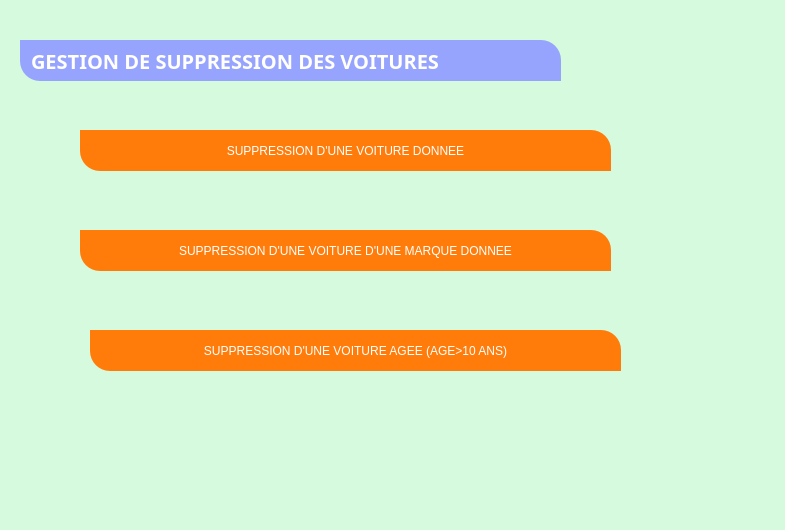
<?xml version="1.0" encoding="UTF-8"?>
<ui version="4.0">
 <class>Form</class>
 <widget class="QWidget" name="Form">
  <property name="geometry">
   <rect>
    <x>0</x>
    <y>0</y>
    <width>785</width>
    <height>530</height>
   </rect>
  </property>
  <property name="windowTitle">
   <string>Form</string>
  </property>
  <widget class="QLabel" name="label">
   <property name="geometry">
    <rect>
     <x>-170</x>
     <y>-30</y>
     <width>1031</width>
     <height>561</height>
    </rect>
   </property>
   <property name="styleSheet">
    <string notr="true">background-color: rgb(214, 250, 222);
background-image: url(:/newPrefix/v.jpg.jpg);</string>
   </property>
   <property name="text">
    <string/>
   </property>
  </widget>
  <widget class="QLabel" name="label_7">
   <property name="geometry">
    <rect>
     <x>20</x>
     <y>40</y>
     <width>541</width>
     <height>41</height>
    </rect>
   </property>
   <property name="font">
    <font>
     <family>Montserrat</family>
     <pointsize>15</pointsize>
     <weight>75</weight>
     <bold>true</bold>
    </font>
   </property>
   <property name="styleSheet">
    <string notr="true">
color:white;
text-align:center;
padding:5px;
background-color: rgb(151, 164, 253);
border-top-right-radius: 20px;
border-bottom-left-radius: 20px;</string>
   </property>
   <property name="text">
    <string>GESTION DE SUPPRESSION DES VOITURES</string>
   </property>
  </widget>
  <widget class="QLabel" name="label_2">
   <property name="geometry">
    <rect>
     <x>470</x>
     <y>40</y>
     <width>71</width>
     <height>51</height>
    </rect>
   </property>
   <property name="styleSheet">
    <string notr="true">image: url(:/newPrefix/supprimer.png);</string>
   </property>
   <property name="text">
    <string/>
   </property>
  </widget>
  <widget class="QPushButton" name="pushButton">
   <property name="geometry">
    <rect>
     <x>80</x>
     <y>130</y>
     <width>531</width>
     <height>41</height>
    </rect>
   </property>
   <property name="styleSheet">
    <string notr="true">color: rgb(255, 255, 255);
background-color: rgb(255, 124, 10);

font: 75 12pt &quot;MS Shell Dlg 2&quot;;
border-top-right-radius: 20px;
border-bottom-left-radius: 20px;
text-align:center;
padding:5px;</string>
   </property>
   <property name="text">
    <string>SUPPRESSION D'UNE VOITURE DONNEE</string>
   </property>
  </widget>
  <widget class="QPushButton" name="pushButton_2">
   <property name="geometry">
    <rect>
     <x>90</x>
     <y>330</y>
     <width>531</width>
     <height>41</height>
    </rect>
   </property>
   <property name="styleSheet">
    <string notr="true">color: rgb(255, 255, 255);
background-color: rgb(255, 124, 10);

font: 75 12pt &quot;MS Shell Dlg 2&quot;;
border-top-right-radius: 20px;
border-bottom-left-radius: 20px;
text-align:center;
padding:5px;</string>
   </property>
   <property name="text">
    <string>SUPPRESSION D'UNE VOITURE AGEE (AGE&gt;10 ANS)</string>
   </property>
  </widget>
  <widget class="QPushButton" name="pushButton_3">
   <property name="geometry">
    <rect>
     <x>80</x>
     <y>230</y>
     <width>531</width>
     <height>41</height>
    </rect>
   </property>
   <property name="styleSheet">
    <string notr="true">color: rgb(255, 255, 255);
background-color: rgb(255, 124, 10);

font: 75 12pt &quot;MS Shell Dlg 2&quot;;
border-top-right-radius: 20px;
border-bottom-left-radius: 20px;
text-align:center;
padding:5px;</string>
   </property>
   <property name="text">
    <string>SUPPRESSION D'UNE VOITURE D'UNE MARQUE DONNEE</string>
   </property>
  </widget>
 </widget>
 <resources>
  <include location="supp.qrc"/>
 </resources>
 <connections/>
</ui>
